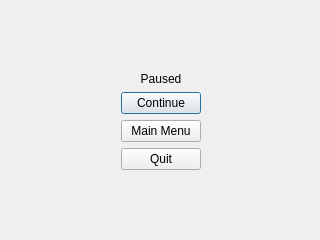
<?xml version="1.0" encoding="UTF-8"?>
<ui version="4.0">
 <class>ExitConfirmationDialog</class>
 <widget class="QDialog" name="ExitConfirmationDialog">
  <property name="geometry">
   <rect>
    <x>0</x>
    <y>0</y>
    <width>320</width>
    <height>240</height>
   </rect>
  </property>
  <property name="windowTitle">
   <string>Exit</string>
  </property>
  <widget class="QWidget" name="gridLayoutWidget">
   <property name="geometry">
    <rect>
     <x>0</x>
     <y>0</y>
     <width>321</width>
     <height>241</height>
    </rect>
   </property>
   <layout class="QGridLayout" name="gridLayout">
    <item row="2" column="1">
     <widget class="QPushButton" name="continueBtn">
      <property name="text">
       <string>Continue</string>
      </property>
     </widget>
    </item>
    <item row="3" column="1">
     <widget class="QPushButton" name="mainMenuBtn">
      <property name="text">
       <string>Main Menu</string>
      </property>
     </widget>
    </item>
    <item row="4" column="1">
     <widget class="QPushButton" name="exitBtn">
      <property name="text">
       <string>Quit</string>
      </property>
     </widget>
    </item>
    <item row="3" column="0">
     <spacer name="horizontalSpacer_2">
      <property name="orientation">
       <enum>Qt::Horizontal</enum>
      </property>
      <property name="sizeHint" stdset="0">
       <size>
        <width>40</width>
        <height>20</height>
       </size>
      </property>
     </spacer>
    </item>
    <item row="3" column="2">
     <spacer name="horizontalSpacer_3">
      <property name="orientation">
       <enum>Qt::Horizontal</enum>
      </property>
      <property name="sizeHint" stdset="0">
       <size>
        <width>40</width>
        <height>20</height>
       </size>
      </property>
     </spacer>
    </item>
    <item row="5" column="1">
     <spacer name="verticalSpacer">
      <property name="orientation">
       <enum>Qt::Vertical</enum>
      </property>
      <property name="sizeHint" stdset="0">
       <size>
        <width>20</width>
        <height>40</height>
       </size>
      </property>
     </spacer>
    </item>
    <item row="0" column="1">
     <spacer name="verticalSpacer_2">
      <property name="orientation">
       <enum>Qt::Vertical</enum>
      </property>
      <property name="sizeHint" stdset="0">
       <size>
        <width>20</width>
        <height>40</height>
       </size>
      </property>
     </spacer>
    </item>
    <item row="1" column="1">
     <widget class="QLabel" name="label">
      <property name="text">
       <string>Paused</string>
      </property>
      <property name="alignment">
       <set>Qt::AlignCenter</set>
      </property>
      <property name="wordWrap">
       <bool>true</bool>
      </property>
     </widget>
    </item>
   </layout>
  </widget>
  <action name="actionContinue">
   <property name="text">
    <string>Continue</string>
   </property>
  </action>
  <action name="actionMainMenu">
   <property name="text">
    <string>Main Menu</string>
   </property>
  </action>
  <action name="actionQuit">
   <property name="text">
    <string>Quit</string>
   </property>
  </action>
 </widget>
 <resources/>
 <connections>
  <connection>
   <sender>continueBtn</sender>
   <signal>clicked()</signal>
   <receiver>actionContinue</receiver>
   <slot>trigger()</slot>
   <hints>
    <hint type="sourcelabel">
     <x>160</x>
     <y>101</y>
    </hint>
    <hint type="destinationlabel">
     <x>-1</x>
     <y>-1</y>
    </hint>
   </hints>
  </connection>
  <connection>
   <sender>mainMenuBtn</sender>
   <signal>clicked()</signal>
   <receiver>actionMainMenu</receiver>
   <slot>trigger()</slot>
   <hints>
    <hint type="sourcelabel">
     <x>160</x>
     <y>130</y>
    </hint>
    <hint type="destinationlabel">
     <x>-1</x>
     <y>-1</y>
    </hint>
   </hints>
  </connection>
  <connection>
   <sender>exitBtn</sender>
   <signal>clicked()</signal>
   <receiver>actionQuit</receiver>
   <slot>trigger()</slot>
   <hints>
    <hint type="sourcelabel">
     <x>160</x>
     <y>159</y>
    </hint>
    <hint type="destinationlabel">
     <x>-1</x>
     <y>-1</y>
    </hint>
   </hints>
  </connection>
 </connections>
</ui>
